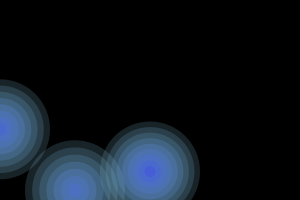
Frame 1 (no input)
Frame 60 (the mouse pressed at the canvas centre just before this capture): identical to frame 1, image omitted
Frame 120 (the mouse held since frame 60 and released just before this capture): identical to frame 1, image omitted

The Processing sketch that drew this single still picture (run headless with seeded random() and noise(); from frame 60 on, the mouse is pressed at the canvas centre):

// Processing sketch: circles
// ── circles.pde
/**
 * Functions.
 *
 * The drawTarget() function makes it easy to draw many distinct targets.
 * Each call to drawTarget() specifies the position, size, and number of
 * rings for each target.
 */

boolean __bg = true; //min:0 max:1
float __h = 200; //min:0 max:360
float __s = 40; //min:0 max:100
float __b = 80; //min:0 max:100
float __op = 50; //min:0 max:100

int __num_circles = 3; //min:1 max:6
int __num_min = 4; //min:2 max:10
int __num_max = 20; //min:10 max:30

float __pos = 0.25; //min:0.1 max:0.4
float __size = 100; //min:20 max:200

color c;
ArrayList <Target> t = new ArrayList<Target>();


void setup() {

  size(300, 200);

  colorMode(HSB, 360, 100, 100);
  noStroke();

  c = __bg ? color(0, 0, 0) : color(0, 0, 100);

  for (int i = 0; i < __num_circles; i++) {
    t.add(new Target(width * __pos * i, height * random(1), __size, int(random(__num_min, __num_max))));
  }
}

void draw() {
  background(c);
  for (int i = 0; i < __num_circles; i++) t.get(i).create();
}

class Target {

  float xloc;
  float yloc;
  float size;
  int num;

  Target (float x, float y, float s, int n) {
    xloc = x;
    yloc = y;
    size = s;
    num = n;
  }

  void create() {
    float steps = size/num;
    for (int i = 0; i < num; i++) {
      fill(__h+(5*i), __s+(5*i), __b+(5*i), __op);
      ellipse(xloc, yloc, size - i*steps, size - i*steps);
    }
  }
}
